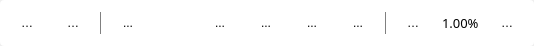
<?xml version="1.0" encoding="UTF-8"?>
<ui version="4.0">
 <class>ViewControlUnitWidget</class>
 <widget class="QWidget" name="ViewControlUnitWidget">
  <property name="geometry">
   <rect>
    <x>0</x>
    <y>0</y>
    <width>534</width>
    <height>46</height>
   </rect>
  </property>
  <property name="font">
   <font>
    <family>HarmonyOS Sans</family>
    <pointsize>10</pointsize>
   </font>
  </property>
  <property name="windowTitle">
   <string>Form</string>
  </property>
  <property name="layoutDirection">
   <enum>Qt::LeftToRight</enum>
  </property>
  <property name="styleSheet">
   <string notr="true">#container{
	background-color: rgb(255, 255, 255);
	border: 0px;
	border-radius: 4px;
}

#container .QToolButton{
	background-color: transparent;
	border: 1px transparent;
	border-radius: 4px;
	padding: 8px 8px 8px 8px;
}

#container .QToolButton:hover{
	background-color: rgba(231, 231, 231,220);
}

#container .QDoubleSpinBox{
	background-color: transparent;
	border-radius: 4px;
	padding-top: 4px;
	padding-bottom: 4px;
	width: 48px;
}

.QFrame#line, .QFrame#line_2{
	background-color:  gray;
	border: 0px;;
	margin-top: 8px;
	margin-bottom: 8px;
}


#container .QToolButton#lock_view_tbtn:checked{
	background-color: #ea5455;
	border-color: #ea5455;
}




</string>
  </property>
  <layout class="QHBoxLayout" name="horizontalLayout_2">
   <property name="spacing">
    <number>4</number>
   </property>
   <property name="leftMargin">
    <number>0</number>
   </property>
   <property name="topMargin">
    <number>0</number>
   </property>
   <property name="rightMargin">
    <number>0</number>
   </property>
   <property name="bottomMargin">
    <number>0</number>
   </property>
   <item>
    <widget class="QFrame" name="container">
     <property name="minimumSize">
      <size>
       <width>0</width>
       <height>0</height>
      </size>
     </property>
     <property name="font">
      <font>
       <family>HarmonyOS Sans</family>
      </font>
     </property>
     <property name="contextMenuPolicy">
      <enum>Qt::NoContextMenu</enum>
     </property>
     <property name="layoutDirection">
      <enum>Qt::LeftToRight</enum>
     </property>
     <property name="frameShape">
      <enum>QFrame::StyledPanel</enum>
     </property>
     <property name="frameShadow">
      <enum>QFrame::Raised</enum>
     </property>
     <layout class="QHBoxLayout" name="horizontalLayout">
      <property name="spacing">
       <number>8</number>
      </property>
      <property name="leftMargin">
       <number>8</number>
      </property>
      <property name="topMargin">
       <number>4</number>
      </property>
      <property name="rightMargin">
       <number>8</number>
      </property>
      <property name="bottomMargin">
       <number>4</number>
      </property>
      <item>
       <widget class="QToolButton" name="lock_view_tbtn">
        <property name="minimumSize">
         <size>
          <width>38</width>
          <height>38</height>
         </size>
        </property>
        <property name="maximumSize">
         <size>
          <width>38</width>
          <height>38</height>
         </size>
        </property>
        <property name="toolTip">
         <string/>
        </property>
        <property name="text">
         <string>锁定</string>
        </property>
        <property name="icon">
         <iconset resource="../../../Resource/widget_icon/widget_icon.qrc">
          <normaloff>:/vcu_icon/ViewControllUnitIcon/unlock.png</normaloff>
          <normalon>:/vcu_icon/ViewControllUnitIcon/lock.png</normalon>:/vcu_icon/ViewControllUnitIcon/unlock.png</iconset>
        </property>
        <property name="iconSize">
         <size>
          <width>18</width>
          <height>18</height>
         </size>
        </property>
        <property name="checkable">
         <bool>true</bool>
        </property>
        <property name="checked">
         <bool>false</bool>
        </property>
       </widget>
      </item>
      <item>
       <widget class="QToolButton" name="model_tbtn">
        <property name="minimumSize">
         <size>
          <width>38</width>
          <height>38</height>
         </size>
        </property>
        <property name="maximumSize">
         <size>
          <width>38</width>
          <height>38</height>
         </size>
        </property>
        <property name="toolTip">
         <string>移动模式</string>
        </property>
        <property name="text">
         <string>更多</string>
        </property>
        <property name="icon">
         <iconset resource="../../../Resource/widget_icon/widget_icon.qrc">
          <normaloff>:/vcu_icon/ViewControllUnitIcon/move_model.png</normaloff>
          <normalon>:/vcu_icon/ViewControllUnitIcon/select_model.png</normalon>:/vcu_icon/ViewControllUnitIcon/move_model.png</iconset>
        </property>
        <property name="iconSize">
         <size>
          <width>18</width>
          <height>18</height>
         </size>
        </property>
        <property name="checkable">
         <bool>true</bool>
        </property>
        <property name="checked">
         <bool>true</bool>
        </property>
        <property name="toolButtonStyle">
         <enum>Qt::ToolButtonIconOnly</enum>
        </property>
       </widget>
      </item>
      <item>
       <widget class="Line" name="line">
        <property name="minimumSize">
         <size>
          <width>1</width>
          <height>0</height>
         </size>
        </property>
        <property name="maximumSize">
         <size>
          <width>1</width>
          <height>16777215</height>
         </size>
        </property>
        <property name="frameShadow">
         <enum>QFrame::Sunken</enum>
        </property>
        <property name="lineWidth">
         <number>1</number>
        </property>
        <property name="midLineWidth">
         <number>0</number>
        </property>
        <property name="orientation">
         <enum>Qt::Vertical</enum>
        </property>
       </widget>
      </item>
      <item>
       <widget class="QToolButton" name="align_top_tbtn">
        <property name="minimumSize">
         <size>
          <width>38</width>
          <height>38</height>
         </size>
        </property>
        <property name="maximumSize">
         <size>
          <width>38</width>
          <height>38</height>
         </size>
        </property>
        <property name="text">
         <string>...</string>
        </property>
        <property name="icon">
         <iconset resource="../../../Resource/widget_icon/widget_icon.qrc">
          <normaloff>:/vcu_icon/ViewControllUnitIcon/aligin_top.png</normaloff>:/vcu_icon/ViewControllUnitIcon/aligin_top.png</iconset>
        </property>
        <property name="iconSize">
         <size>
          <width>18</width>
          <height>18</height>
         </size>
        </property>
       </widget>
      </item>
      <item>
       <widget class="QToolButton" name="align_middle_tbtn">
        <property name="minimumSize">
         <size>
          <width>38</width>
          <height>38</height>
         </size>
        </property>
        <property name="maximumSize">
         <size>
          <width>38</width>
          <height>38</height>
         </size>
        </property>
        <property name="text">
         <string/>
        </property>
        <property name="icon">
         <iconset resource="../../../Resource/widget_icon/widget_icon.qrc">
          <normaloff>:/vcu_icon/ViewControllUnitIcon/align_center.png</normaloff>:/vcu_icon/ViewControllUnitIcon/align_center.png</iconset>
        </property>
        <property name="iconSize">
         <size>
          <width>18</width>
          <height>18</height>
         </size>
        </property>
       </widget>
      </item>
      <item>
       <widget class="QToolButton" name="align_bottom_tbtn">
        <property name="minimumSize">
         <size>
          <width>38</width>
          <height>38</height>
         </size>
        </property>
        <property name="maximumSize">
         <size>
          <width>38</width>
          <height>38</height>
         </size>
        </property>
        <property name="text">
         <string>...</string>
        </property>
        <property name="icon">
         <iconset resource="../../../Resource/widget_icon/widget_icon.qrc">
          <normaloff>:/vcu_icon/ViewControllUnitIcon/align_bottom.png</normaloff>:/vcu_icon/ViewControllUnitIcon/align_bottom.png</iconset>
        </property>
        <property name="iconSize">
         <size>
          <width>18</width>
          <height>18</height>
         </size>
        </property>
       </widget>
      </item>
      <item>
       <widget class="QToolButton" name="align_start_tbtn">
        <property name="minimumSize">
         <size>
          <width>38</width>
          <height>38</height>
         </size>
        </property>
        <property name="maximumSize">
         <size>
          <width>38</width>
          <height>38</height>
         </size>
        </property>
        <property name="text">
         <string>...</string>
        </property>
        <property name="icon">
         <iconset resource="../../../Resource/widget_icon/widget_icon.qrc">
          <normaloff>:/vcu_icon/ViewControllUnitIcon/align_left.png</normaloff>:/vcu_icon/ViewControllUnitIcon/align_left.png</iconset>
        </property>
        <property name="iconSize">
         <size>
          <width>18</width>
          <height>18</height>
         </size>
        </property>
       </widget>
      </item>
      <item>
       <widget class="QToolButton" name="align_center_tbtn">
        <property name="minimumSize">
         <size>
          <width>38</width>
          <height>38</height>
         </size>
        </property>
        <property name="maximumSize">
         <size>
          <width>38</width>
          <height>38</height>
         </size>
        </property>
        <property name="text">
         <string>...</string>
        </property>
        <property name="icon">
         <iconset resource="../../../Resource/widget_icon/widget_icon.qrc">
          <normaloff>:/vcu_icon/ViewControllUnitIcon/align_mid.png</normaloff>:/vcu_icon/ViewControllUnitIcon/align_mid.png</iconset>
        </property>
        <property name="iconSize">
         <size>
          <width>18</width>
          <height>18</height>
         </size>
        </property>
       </widget>
      </item>
      <item>
       <widget class="QToolButton" name="align_end_tbtn">
        <property name="minimumSize">
         <size>
          <width>38</width>
          <height>38</height>
         </size>
        </property>
        <property name="maximumSize">
         <size>
          <width>38</width>
          <height>38</height>
         </size>
        </property>
        <property name="text">
         <string>...</string>
        </property>
        <property name="icon">
         <iconset resource="../../../Resource/widget_icon/widget_icon.qrc">
          <normaloff>:/vcu_icon/ViewControllUnitIcon/align_right.png</normaloff>:/vcu_icon/ViewControllUnitIcon/align_right.png</iconset>
        </property>
        <property name="iconSize">
         <size>
          <width>18</width>
          <height>18</height>
         </size>
        </property>
       </widget>
      </item>
      <item>
       <widget class="Line" name="line_2">
        <property name="minimumSize">
         <size>
          <width>1</width>
          <height>0</height>
         </size>
        </property>
        <property name="maximumSize">
         <size>
          <width>1</width>
          <height>16777215</height>
         </size>
        </property>
        <property name="orientation">
         <enum>Qt::Vertical</enum>
        </property>
       </widget>
      </item>
      <item>
       <widget class="QToolButton" name="zoom_in_tbtn">
        <property name="minimumSize">
         <size>
          <width>38</width>
          <height>38</height>
         </size>
        </property>
        <property name="maximumSize">
         <size>
          <width>38</width>
          <height>38</height>
         </size>
        </property>
        <property name="toolTip">
         <string>缩小视图</string>
        </property>
        <property name="text">
         <string>放大</string>
        </property>
        <property name="icon">
         <iconset resource="../../../Resource/widget_icon/widget_icon.qrc">
          <normaloff>:/vcu_icon/ViewControllUnitIcon/zoom-in.png</normaloff>:/vcu_icon/ViewControllUnitIcon/zoom-in.png</iconset>
        </property>
        <property name="iconSize">
         <size>
          <width>18</width>
          <height>18</height>
         </size>
        </property>
        <property name="checkable">
         <bool>false</bool>
        </property>
        <property name="toolButtonStyle">
         <enum>Qt::ToolButtonIconOnly</enum>
        </property>
        <property name="autoRaise">
         <bool>false</bool>
        </property>
       </widget>
      </item>
      <item>
       <widget class="QDoubleSpinBox" name="scale_ratio_dsp">
        <property name="maximumSize">
         <size>
          <width>40</width>
          <height>16777215</height>
         </size>
        </property>
        <property name="font">
         <font>
          <family>HarmonyOS Sans</family>
          <pointsize>10</pointsize>
          <underline>false</underline>
         </font>
        </property>
        <property name="wrapping">
         <bool>true</bool>
        </property>
        <property name="alignment">
         <set>Qt::AlignCenter</set>
        </property>
        <property name="buttonSymbols">
         <enum>QAbstractSpinBox::NoButtons</enum>
        </property>
        <property name="accelerated">
         <bool>false</bool>
        </property>
        <property name="showGroupSeparator" stdset="0">
         <bool>false</bool>
        </property>
        <property name="suffix">
         <string>%</string>
        </property>
        <property name="decimals">
         <number>2</number>
        </property>
        <property name="minimum">
         <double>0.300000000000000</double>
        </property>
        <property name="maximum">
         <double>8.000000000000000</double>
        </property>
        <property name="singleStep">
         <double>0.100000000000000</double>
        </property>
        <property name="value">
         <double>1.000000000000000</double>
        </property>
       </widget>
      </item>
      <item>
       <widget class="QToolButton" name="zoom_out_tbtn">
        <property name="minimumSize">
         <size>
          <width>38</width>
          <height>38</height>
         </size>
        </property>
        <property name="maximumSize">
         <size>
          <width>38</width>
          <height>38</height>
         </size>
        </property>
        <property name="toolTip">
         <string>放大视图</string>
        </property>
        <property name="text">
         <string>缩小</string>
        </property>
        <property name="icon">
         <iconset resource="../../../Resource/widget_icon/widget_icon.qrc">
          <normaloff>:/vcu_icon/ViewControllUnitIcon/zoom-out.png</normaloff>:/vcu_icon/ViewControllUnitIcon/zoom-out.png</iconset>
        </property>
        <property name="iconSize">
         <size>
          <width>18</width>
          <height>18</height>
         </size>
        </property>
        <property name="checkable">
         <bool>false</bool>
        </property>
        <property name="toolButtonStyle">
         <enum>Qt::ToolButtonIconOnly</enum>
        </property>
        <property name="autoRaise">
         <bool>false</bool>
        </property>
       </widget>
      </item>
     </layout>
    </widget>
   </item>
  </layout>
 </widget>
 <resources>
  <include location="../../../Resource/widget_icon/widget_icon.qrc"/>
 </resources>
 <connections/>
</ui>
